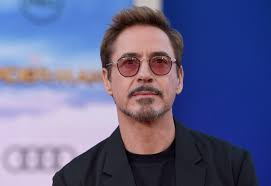
#> input picture rdj.jpeg, 271 x 186 px
$ python Face_Detector.py
#> lines starting #> are read from the running program, lines starting #| are printed output that depends on the picture; after the words box and inside, x2 and y2 are one past the last pixel; in counts of white or black regions, pixels touching at a corner belong together
import numpy as np
import cv2

face_cascade = cv2.CascadeClassifier('haarcascade_frontalface_alt.xml')

#read the image
img = cv2.imread('rdj.jpeg')
#> img is the input picture: shape (186, 271, 3); mean B, G, R 141.2, 100.2, 98.2

#convert to gray
gray_img = cv2.cvtColor(img,cv2.COLOR_BGR2GRAY)
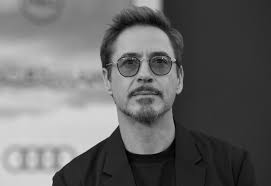
#> gray_img: shape (186, 271); min 0, max 230, mean 104.3

#detect faces
faces_cordinates = face_cascade.detectMultiScale(gray_img)
#> faces_cordinates = [[97, 25, 98, 98]]
#multi scale is used to detect all types of faces like small big all kinds of(diff sizes).
#And detected objects are returned as a list rectangles.
print(faces_cordinates)
#| [[97 25 98 98]]

#draw rectangles around the face
for (x,y,w,h) in faces_cordinates:
    cv2.rectangle(img,(x,y),(x+w,y+h),(0,255,0),2)
#> this loop made 1 pass
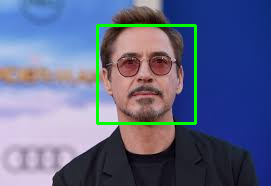
#> img: shape (186, 271, 3); 2.33% of pixels changed, all inside (x1, y1, x2, y2) = (96, 24, 197, 125)


cv2.imshow('My Face',img)
cv2.waitKey(0)
cv2.destroyAllWindows()
print("Code Completed")
